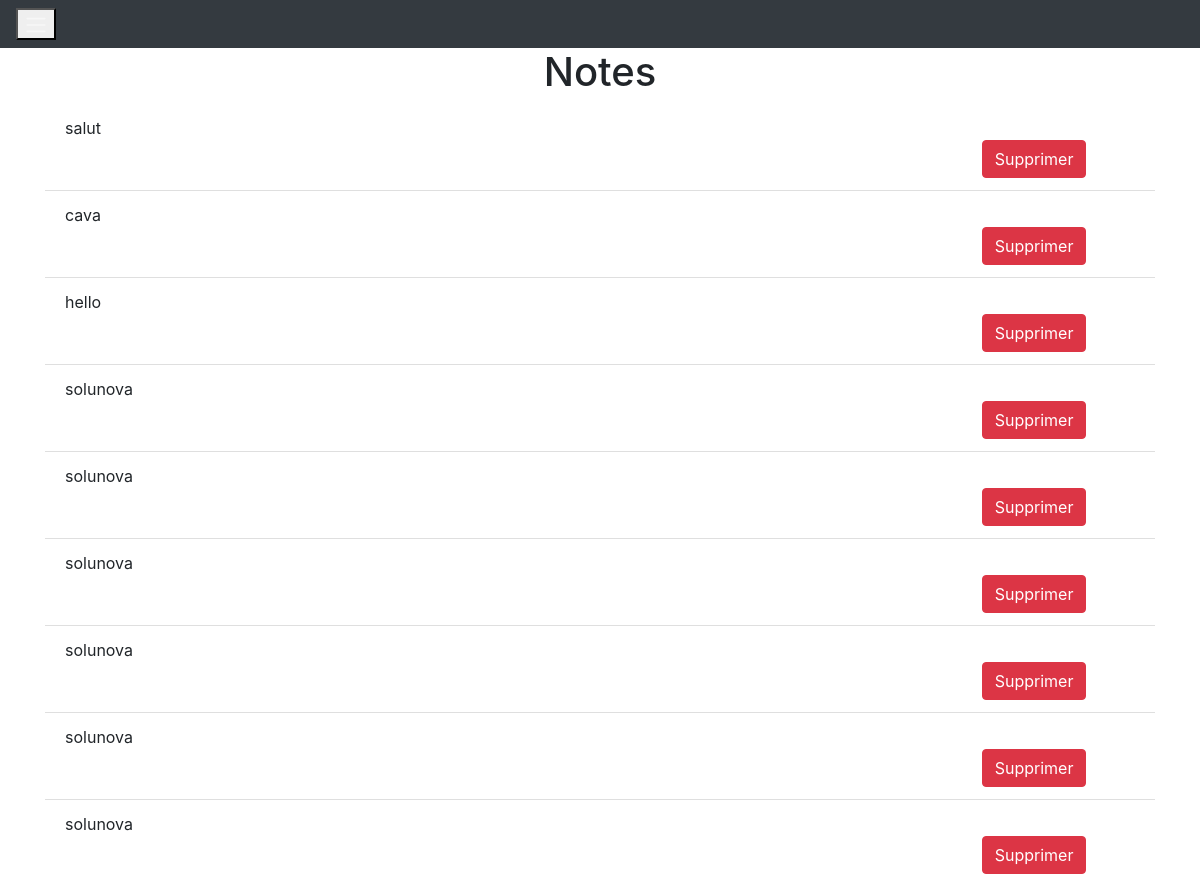
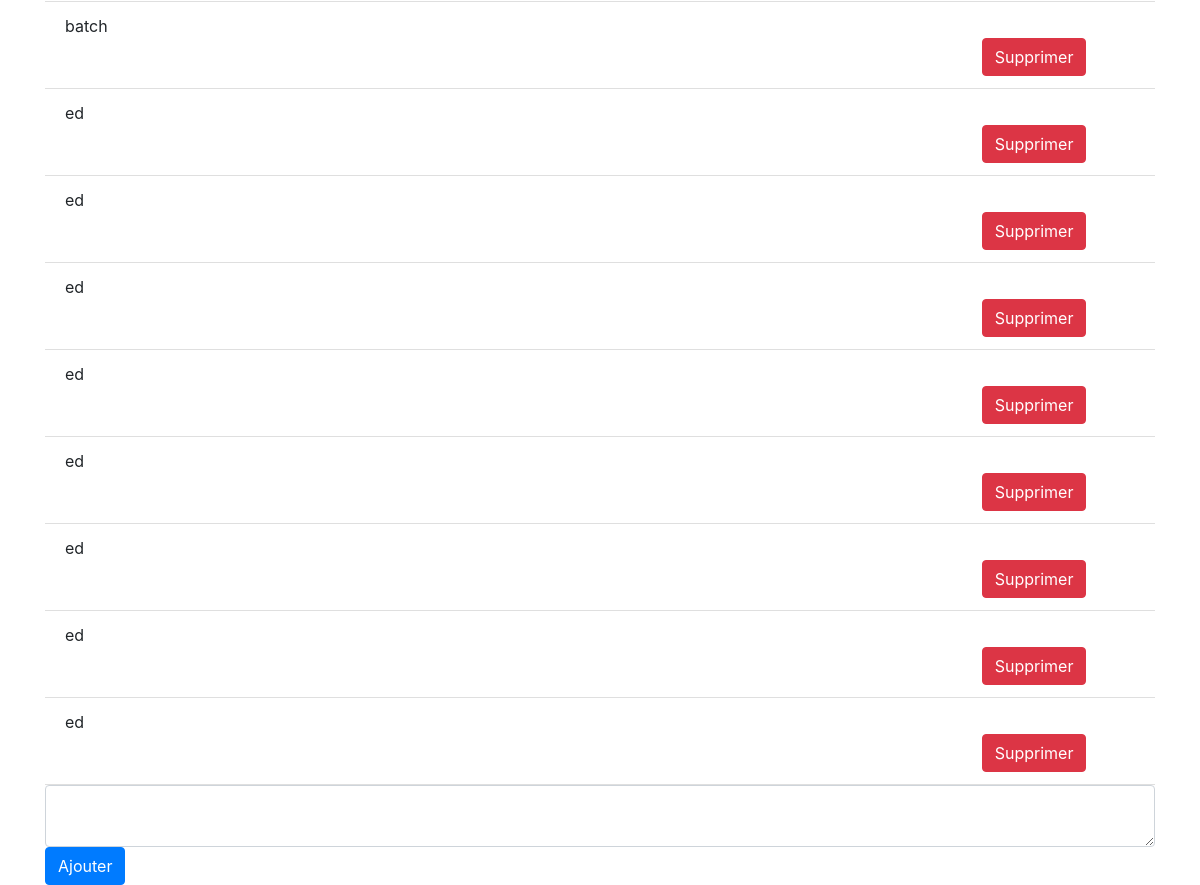
The app's page / (signed in) with its own data (2 pictures, top to bottom).
### website/models.py (models this page shows)
class Note(db.Model):
    id = db.Column(db.Integer, primary_key=True)
    data = db.Column(db.String(10000))
    date = db.Column(db.DateTime(timezone=True), default=db.func.now())
    user_id = db.Column(db.Integer, db.ForeignKey('user.id'))

### website/views.py (the view, shortened to what this page needs)
@views.route('/', methods=['GET', 'POST'])
@login_required
def home():
    return render_template("home.html", user=current_user)

### website/__init__.py (called while the page is built)
def create_app():
    app = Flask(__name__)
    app.config['SECRET_KEY'] = 'zojeidjezidozeidze'
    app.config['SQLALCHEMY_DATABASE_URI'] = f'sqlite:///{DB_NAME}'
    db.init_app(app)
    from .views import views
    from .auth import auth
    app.register_blueprint(views, url_prefix='/')
    app.register_blueprint(auth, url_prefix='/')
    from .models import User, Note
    with app.app_context():
         db.create_all()
    login_manager = LoginManager()
    login_manager.login_view = 'auth.login'
    login_manager.init_app(app)
    @login_manager.user_loader
    def load_user(id):
        return User.query.get(int(id))
    return app

### website/templates/home.html (shortened to what this page needs)
{% extends "base.html" %} {% block title %}Accueil{% endblock %}
{% block content %}
<h1 align="center">Notes</h1>
<ul class="list-group list-group-flush" id="notes" >
    {% for note in user.notes %}
    <li class="list-group-item">
        {{ note.data }}
        <div class="row">
            <div class="col-10">
            </div>
            <div class="col-2">
                <a href="" class="btn btn-danger">Supprimer</a>
            </div>
        </div>
    </li>
    {% endfor %}
</ul>
<form method="POST">
    <textarea name ="note" id="note" class="form-control"></textarea>
    <div align="'center">
        <button type="submit" class="btn btn-primary">Ajouter</button>
    </div>
</form>
{% endblock %}

### website/templates/base.html (shortened to what this page needs)
<!DOCTYPE html>
<html>
  <head>
    <link
      rel="stylesheet"
      href="https://stackpath.bootstrapcdn.com/bootstrap/4.4.1/css/bootstrap.min.css"
    />
    <link
      rel="stylesheet"
      href="https://stackpath.bootstrapcdn.com/font-awesome/4.7.0/css/font-awesome.min.css"
    />
    </head>
  <body>
    <nav class="navbar navbar-expand-lg navbar-dark bg-dark">
        <button
          class="navbar-toggle"
          type="button"
          data-toggle="collapse"
          data-target="#navbar">
        <span class="navbar-toggler-icon"></span>
      </button>
    </nav>
    <div class="container">
      {% block content %}
      {% endblock %}
    </div>
  </body>
</html>

### records on screen
Note: data "salut"
Note: data "cava"
Note: data "hello"
Note: data "solunova"
Note: data "solunova"
Note: data "solunova"
Note: data "solunova"
Note: data "solunova"
Note: data "solunova"
Note: data "batch"
Note: data "ed"
Note: data "ed"
Note: data "ed"
Note: data "ed"
Note: data "ed"
Note: data "ed"
Note: data "ed"
Note: data "ed"
